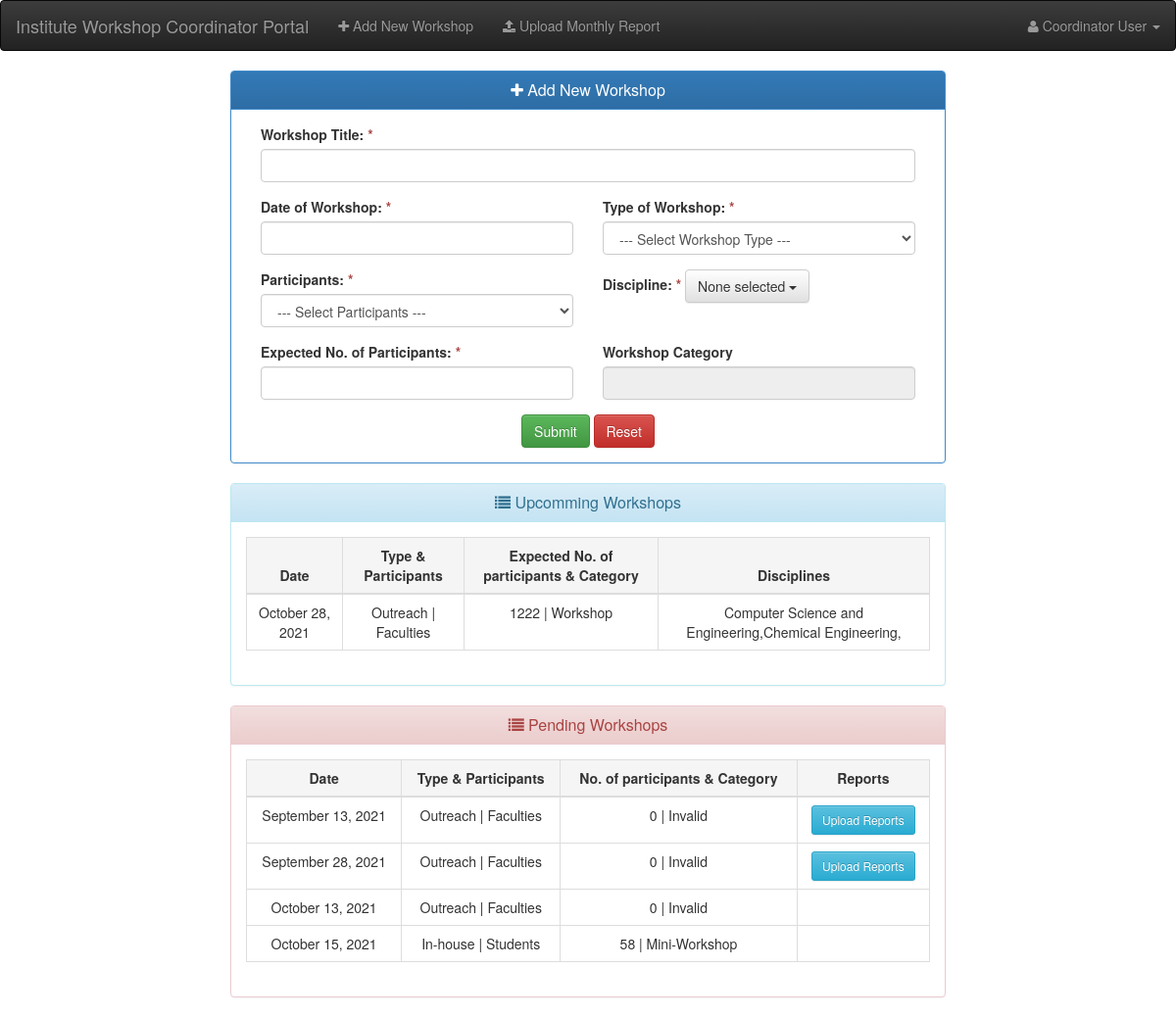
Screenshot of /coordinator-portal/dashboard.php (signed in) with the database file from the repository.
### tables this page shows
CREATE TABLE `iitb_workshop` (
  `workshop_id` int(11) NOT NULL COMMENT 'workshop record id',
  `workshop_title` text NOT NULL COMMENT 'workshop title',
  `workshop_date` varchar(20) NOT NULL COMMENT 'workshop date',
  `workshop_type` tinyint(4) NOT NULL COMMENT 'type of workshop',
  `participant_type` tinyint(4) NOT NULL COMMENT 'type of participant',
  `participant_expacted` smallint(6) NOT NULL COMMENT 'participant expacted',
  `workshop_category` text NOT NULL,
  `discipline_type` text NOT NULL COMMENT 'discipline type',
  `workshop_status` tinyint(1) NOT NULL DEFAULT '1' COMMENT 'workshop status (1-pending,2-completed)',
  `created_at` timestamp NOT NULL DEFAULT CURRENT_TIMESTAMP COMMENT 'entry creation timestamp'
);

CREATE TABLE `iitb_workshop_type` (
  `type_id` int(11) NOT NULL COMMENT 'workshop type Id',
  `type_name` varchar(200) NOT NULL COMMENT 'workshop name'
);

CREATE TABLE `iitb_participants_type` (
  `type_id` int(11) NOT NULL COMMENT 'participants record id',
  `type_name` varchar(200) NOT NULL COMMENT 'participants name'
);

CREATE TABLE `iitb_discipline` (
  `d_id` int(11) NOT NULL COMMENT 'discipline record id',
  `d_name` varchar(500) NOT NULL COMMENT 'discipline name'
);

### coordinator-portal/include/config.php (called while the page is built, shortened)
<?php
	$base_url="http://localhost/iitb-php-assignment/coordinator-portal/";

### coordinator-portal/dashboard.php (the view, shortened to what this page needs)
<?php
    include "include/functions.php";
    require "include/config.php";
?>
<!DOCTYPE html>
<html lang="en">
<head>
    <link href="<?=base_url('assets/css/bootstrap.min.css');?>" rel="stylesheet">
    <link href="<?=base_url('assets/css/bootstrap-theme.min.css');?>" rel="stylesheet">
    <link rel="stylesheet" href="<?=base_url('assets/font-awesome/css/font-awesome.min.css');?>">
    <link rel="stylesheet" href="<?=base_url('assets/css/bootstrap-datetimepicker.min.css');?>">
    <link rel="stylesheet" href="<?=base_url('assets/css/bootstrap-multiselect.css');?>"/>
</head>
<body>
    <?php include "nav.php";?>
    <div class="container">
        <div class="row">
            <div class="col-md-12">
                <div class="col-md-8 col-md-offset-2">
                    <div class="panel panel-primary">
                        <div class="panel-heading">
                            <h3 class="panel-title text-center"><i class="fa fa-plus"></i>  Add New Workshop</h3>
                        </div>
                        <div class="panel-body">
                            <form method="post" action="<?=base_url('action.php');?>">
                                <div class="row">
                                    <div class="col-md-12">
                                        <div class="col-md-12">
                                            <div class="form-group date" >
                                                <label>Workshop Title: <span class="text-danger">*</span></label>
                                                <input name="w_title" type="text" class="form-control" required="required">
                                            </div>
                                        </div>
                                    </div>
                                    <div class="col-md-12">
                                        <div class="col-md-6">
                                            <div class="form-group date" >
                                                <label>Date of Workshop: <span class="text-danger">*</span></label>
                                                <input name="w_date" id="workshop-dt-picker" type="text" class="form-control">
                                            </div>
                                        </div>
                                        <div class="col-md-6">
                                            <div class="form-group">
                                                <label>Type of Workshop: <span class="text-danger">*</span></label>
                                                <select name="w_type_id" class="form-control" required="required">
                                                    <option value="">--- Select Workshop Type ---</option>
                                                </select>
                                            </div>
                                        </div>
                                    </div>
                                </div>
                                <div class="row">
                                    <div class="col-md-12">
                                        <div class="col-md-6">
                                            <div class="form-group">
                                                <label>Participants: <span class="text-danger">*</span></label>
                                                <select name="participants_id" class="form-control" required="required">
                                                    <option value="">--- Select Participants ---</option>
                                                </select>
                                            </div>
                                        </div>
                                        <div class="col-md-6">
                                            <div class="form-group">
                                                <label>Discipline: <span class="text-danger">*</span></label>
                                            </div>
                                        </div>
                                    </div>
                                </div>
                                <div class="row">
                                    <div class="col-md-12">
                                        <div class="col-md-6">
                                            <div class="form-group">
                                                <label>Expected No. of Participants: <span class="text-danger">*</span></label>
                                                <input name="participant_expacted" id="expected-participants" type="number" class="form-control" value="">
                                            </div>
                                        </div>
                                        <div class="col-md-6">
                                            <div class="form-group">
                                                <label>Workshop Category</label>
                                                <input name="w_category" id="workshop-cat" type="text" readonly="readonly" class="form-control">
                                            </div>
                                        </div>
                                    </div>
                                </div>
                                <center><button name="btnAddWorkshop" type="submit" class="btn btn-success">Submit</button>
                                <button type="reset" class="btn btn-danger">Reset</button></center>
                            </form>
                        </div>
                    </div>
                </div>
            </div>
        </div>
        <div id="upcomming" class="row">
            <div class="col-md-12">
                <div class="col-md-8 col-md-offset-2">
                    <div class="panel panel-info">
                        <div class="panel-heading">
                            <h3 class="panel-title text-center"><i class="fa fa-list"></i> Upcomming Workshops</h3>
                        </div>
                        <div class="panel-body">
                            <table class="table table-hover table-bordered">
                                <thead>
                                    <tr class="active">
                                        <th class="text-center">Date</th>
                                        <th class="text-center">Type &amp; Participants</th>
                                        <th class="text-center">Expected No. of participants &amp; Category</th>
                                        <th class="text-center">Disciplines</th>
                                    </tr>
                                </thead>
                                <tbody>
                                    <?php
                                        $sql="SELECT * FROM iitb_workshop WHERE DATE(workshop_date) > '".date("Y-m-d")."' ORDER BY DATE(workshop_date) ASC";
                                        $query=mysqli_query($con,$sql);
                                        if ($query->num_rows>0) {
                                            while($result=mysqli_fetch_assoc($query)){
                                    ?>
                                        <tr>
                                            <td class="text-center"><?=pretty_date($result['workshop_date']);?></td>
                                            <td class="text-center"><?=get_workshop_type($result['workshop_type'])." | ".get_participant_type($result['participant_type'])?></td>
                                            <td class="text-center"><?=$result['participant_expacted']." | ".$result['workshop_category']?></td>
                                            <td class="text-center"><?php get_courses($result['discipline_type']);?></td>
                                        </tr>
                                    <?php
                                            }
                                        }
                                    ?>
                                </tbody>
                            </table>
                        </div>
                    </div>
                </div>
            </div>
        </div>
        <div id="pending" class="row">
            <div class="col-md-12">
                <div class="col-md-8 col-md-offset-2">
                    <div class="panel panel-danger">
                        <div class="panel-heading">
                            <h3 class="panel-title text-center"><i class="fa fa-list"></i> Pending Workshops</h3>
                        </div>
                        <div class="panel-body">
                            <table class="table table-hover table-bordered">
                                <thead>
                                    <tr class="active">
                                        <th class="text-center">Date</th>
                                        <th class="text-center">Type &amp; Participants</th>
                                        <th class="text-center">No. of participants &amp; Category</th>
                                        <th class="text-center">Reports</th>
                                    </tr>
                                </thead>
                                <tbody>
                                    <?php
                                        $sql="SELECT * FROM iitb_workshop WHERE DATE(workshop_date)<='".date("Y-m-d")."' AND workshop_status=1 ORDER BY DATE(workshop_date) ASC";
                                        $query=mysqli_query($con,$sql);
                                        if ($query->num_rows>0) {
                                            while($result=mysqli_fetch_assoc($query)){
                                    ?>
                                        <tr>
                                            <td class="text-center"><?=pretty_date($result['workshop_date'])?></td>
                                            <td class="text-center"><?=get_workshop_type($result['workshop_type'])." | ".get_participant_type($result['participant_type'])?></td>
                                            <td class="text-center"><?=count_participants_category($result['workshop_date']);?></td>
                                            <td class="text-center">
                                                <?php
                                                    if(date('m', strtotime($result['workshop_date']))!=date("m")){
                                                ?>
                                                <a href="<?=base_url('monthly-report.php');?>" target="_blank"><button type="button" class="btn btn-info btn-sm">Upload Reports</button></a>
                                                <?php
                                                    }
                                                ?>
                                            </td>
                                        </tr>
                                    <?php
                                            }
                                        }
                                    ?>
                                </tbody>
                            </table>
                        </div>
                    </div>
                </div>
            </div>
        </div>
    </div>
</body>
</html>

### coordinator-portal/include/functions.php (shortened to what this page needs)
<?php
	function base_url($str){
		require "config.php";
		return $base_url.$str;
	}
	function pretty_date($date){
		$date1 = strtr($date, '/', '-');
		return date('F d, Y', strtotime($date1));
	}
	function get_courses($json){
		$courses=json_decode($json,TRUE);
		for ($i=0; $i <count($courses); $i++) {
			echo get_course_name($courses[$i]).",";
		}
	}
	function get_course_name($c_id){
		require "config.php";
	    $sql="SELECT * FROM iitb_discipline WHERE d_id=$c_id";
	    $query=mysqli_query($con,$sql);
	    if ($query->num_rows>0) {
	    	$result=mysqli_fetch_assoc($query);
	    	return $result['d_name'];
	    }
	}
	function get_workshop_type($w_id){
		require "config.php";
	    $sql="SELECT * FROM iitb_workshop_type WHERE type_id=$w_id";
	    $query=mysqli_query($con,$sql);
	    if ($query->num_rows>0) {
	    	$result=mysqli_fetch_assoc($query);
	    	return $result['type_name'];
	    }
	}
	function get_participant_type($p_id){
		require "config.php";
	    $sql="SELECT * FROM iitb_participants_type WHERE type_id=$p_id";
	    $query=mysqli_query($con,$sql);
	    if ($query->num_rows>0) {
	    	$result=mysqli_fetch_assoc($query);
	    	return $result['type_name'];
	    }
	}
	function count_participants_category($w_date){
		require "config.php";
	    $sql="SELECT count(student_id) AS 'participants_count' FROM iitb_feedback WHERE feedback_date='$w_date'";
	    $query=mysqli_query($con,$sql);
	    if ($query->num_rows>0) {
	    	$result=mysqli_fetch_assoc($query);
	    	return $result['participants_count']." | ".determine_workshop_category($result['participants_count']);
	    }
	    else{
	    	return "0"." | ".determine_workshop_category($result['participants_count']);
	    }
	}
	function determine_workshop_category($participants_count){
		if ($participants_count>=101) {
			return "Workshop";
		}
		else if($participants_count>=51 && $participants_count <=100){
			return "Mini-Workshop";
		}
		else if ($participants_count<51) {
			return "Invalid";
		}
		else{
			return "Invalid";
		}
	}
?>

### rows the page displays
iitb_workshop: workshop_date "October 28, 2021", workshop_type.type_name "Outreach", participant_type.type_name "Faculties", participant_expacted "1222", workshop_category "Workshop", discipline_type.d_name "Computer Science and Engineering", discipline_type.d_name "Chemical Engineering"
iitb_workshop: workshop_date "September 13, 2021", workshop_type.type_name "Outreach", participant_type.type_name "Faculties", workshop_date "0 | Invalid"
iitb_workshop: workshop_date "September 28, 2021", workshop_type.type_name "Outreach", participant_type.type_name "Faculties", workshop_date "0 | Invalid"
iitb_workshop: workshop_date "October 13, 2021", workshop_type.type_name "Outreach", participant_type.type_name "Faculties", workshop_date "0 | Invalid"
iitb_workshop: workshop_date "October 15, 2021", workshop_type.type_name "In-house", participant_type.type_name "Students", workshop_date "58 | Mini-Workshop"

### other values shown
$_SESSION['cr_name'] "Coordinator User"
